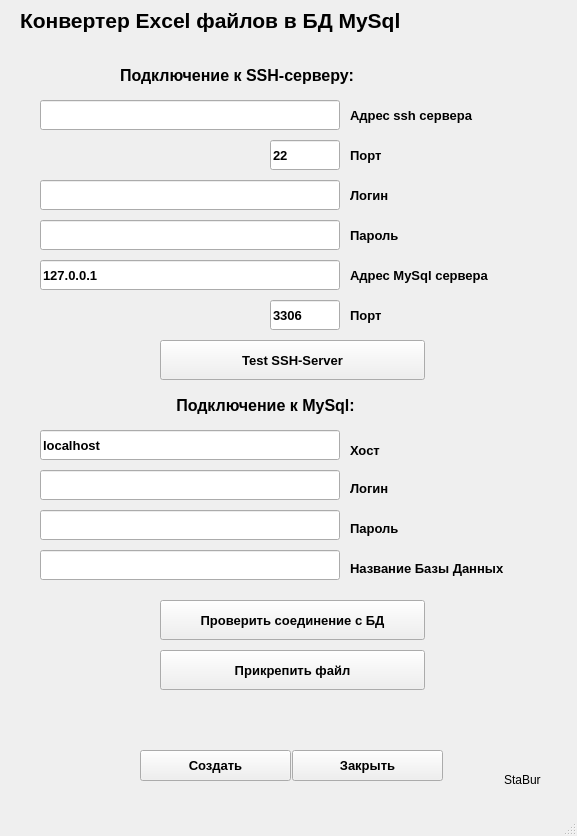
<?xml version="1.0" encoding="UTF-8"?>
<ui version="4.0">
 <class>MainWindow</class>
 <widget class="QMainWindow" name="MainWindow">
  <property name="geometry">
   <rect>
    <x>0</x>
    <y>0</y>
    <width>577</width>
    <height>836</height>
   </rect>
  </property>
  <property name="windowTitle">
   <string>Экспорт Excel файлов в БД MySql</string>
  </property>
  <widget class="QWidget" name="centralwidget">
   <widget class="QLabel" name="label">
    <property name="geometry">
     <rect>
      <x>20</x>
      <y>0</y>
      <width>521</width>
      <height>41</height>
     </rect>
    </property>
    <property name="font">
     <font>
      <pointsize>16</pointsize>
      <weight>75</weight>
      <bold>true</bold>
     </font>
    </property>
    <property name="text">
     <string>Конвертер Excel файлов в БД MySql</string>
    </property>
   </widget>
   <widget class="QLineEdit" name="lineEdit_7">
    <property name="geometry">
     <rect>
      <x>40</x>
      <y>430</y>
      <width>300</width>
      <height>30</height>
     </rect>
    </property>
    <property name="font">
     <font>
      <pointsize>10</pointsize>
      <weight>75</weight>
      <bold>true</bold>
     </font>
    </property>
    <property name="text">
     <string>localhost</string>
    </property>
   </widget>
   <widget class="QLineEdit" name="lineEdit_8">
    <property name="geometry">
     <rect>
      <x>40</x>
      <y>470</y>
      <width>300</width>
      <height>30</height>
     </rect>
    </property>
    <property name="font">
     <font>
      <pointsize>10</pointsize>
      <weight>75</weight>
      <bold>true</bold>
     </font>
    </property>
   </widget>
   <widget class="QLineEdit" name="lineEdit_9">
    <property name="geometry">
     <rect>
      <x>40</x>
      <y>510</y>
      <width>300</width>
      <height>30</height>
     </rect>
    </property>
    <property name="font">
     <font>
      <pointsize>10</pointsize>
      <weight>75</weight>
      <bold>true</bold>
     </font>
    </property>
   </widget>
   <widget class="QLineEdit" name="lineEdit_10">
    <property name="geometry">
     <rect>
      <x>40</x>
      <y>550</y>
      <width>300</width>
      <height>30</height>
     </rect>
    </property>
    <property name="font">
     <font>
      <pointsize>10</pointsize>
      <weight>75</weight>
      <bold>true</bold>
     </font>
    </property>
   </widget>
   <widget class="QLabel" name="label_2">
    <property name="geometry">
     <rect>
      <x>350</x>
      <y>440</y>
      <width>111</width>
      <height>21</height>
     </rect>
    </property>
    <property name="font">
     <font>
      <pointsize>10</pointsize>
      <weight>75</weight>
      <bold>true</bold>
     </font>
    </property>
    <property name="text">
     <string>Хост</string>
    </property>
   </widget>
   <widget class="QLabel" name="label_3">
    <property name="geometry">
     <rect>
      <x>350</x>
      <y>480</y>
      <width>55</width>
      <height>16</height>
     </rect>
    </property>
    <property name="font">
     <font>
      <pointsize>10</pointsize>
      <weight>75</weight>
      <bold>true</bold>
     </font>
    </property>
    <property name="text">
     <string>Логин</string>
    </property>
   </widget>
   <widget class="QLabel" name="label_4">
    <property name="geometry">
     <rect>
      <x>350</x>
      <y>520</y>
      <width>81</width>
      <height>16</height>
     </rect>
    </property>
    <property name="font">
     <font>
      <pointsize>10</pointsize>
      <weight>75</weight>
      <bold>true</bold>
     </font>
    </property>
    <property name="text">
     <string>Пароль</string>
    </property>
   </widget>
   <widget class="QLabel" name="label_5">
    <property name="geometry">
     <rect>
      <x>350</x>
      <y>560</y>
      <width>211</width>
      <height>16</height>
     </rect>
    </property>
    <property name="font">
     <font>
      <pointsize>10</pointsize>
      <weight>75</weight>
      <bold>true</bold>
     </font>
    </property>
    <property name="text">
     <string>Название Базы Данных</string>
    </property>
   </widget>
   <widget class="QPushButton" name="pushButton">
    <property name="geometry">
     <rect>
      <x>292</x>
      <y>750</y>
      <width>151</width>
      <height>31</height>
     </rect>
    </property>
    <property name="font">
     <font>
      <pointsize>10</pointsize>
      <weight>75</weight>
      <bold>true</bold>
     </font>
    </property>
    <property name="text">
     <string>Закрыть</string>
    </property>
   </widget>
   <widget class="QPushButton" name="pushButton_2">
    <property name="geometry">
     <rect>
      <x>160</x>
      <y>600</y>
      <width>265</width>
      <height>40</height>
     </rect>
    </property>
    <property name="font">
     <font>
      <pointsize>10</pointsize>
      <weight>75</weight>
      <bold>true</bold>
     </font>
    </property>
    <property name="text">
     <string>Проверить соединение с БД</string>
    </property>
   </widget>
   <widget class="QLabel" name="label_7">
    <property name="geometry">
     <rect>
      <x>20</x>
      <y>40</y>
      <width>511</width>
      <height>21</height>
     </rect>
    </property>
    <property name="font">
     <font>
      <pointsize>10</pointsize>
      <weight>75</weight>
      <bold>true</bold>
     </font>
    </property>
    <property name="text">
     <string/>
    </property>
    <property name="alignment">
     <set>Qt::AlignHCenter|Qt::AlignTop</set>
    </property>
   </widget>
   <widget class="QPushButton" name="pushButton_3">
    <property name="geometry">
     <rect>
      <x>160</x>
      <y>650</y>
      <width>265</width>
      <height>40</height>
     </rect>
    </property>
    <property name="font">
     <font>
      <pointsize>10</pointsize>
      <weight>75</weight>
      <bold>true</bold>
     </font>
    </property>
    <property name="text">
     <string>Прикрепить файл</string>
    </property>
   </widget>
   <widget class="QPushButton" name="pushButton_4">
    <property name="geometry">
     <rect>
      <x>140</x>
      <y>750</y>
      <width>151</width>
      <height>31</height>
     </rect>
    </property>
    <property name="font">
     <font>
      <pointsize>10</pointsize>
      <weight>75</weight>
      <bold>true</bold>
     </font>
    </property>
    <property name="text">
     <string>Создать</string>
    </property>
   </widget>
   <widget class="QLabel" name="label_6">
    <property name="geometry">
     <rect>
      <x>10</x>
      <y>700</y>
      <width>551</width>
      <height>40</height>
     </rect>
    </property>
    <property name="font">
     <font>
      <pointsize>10</pointsize>
      <weight>75</weight>
      <bold>true</bold>
     </font>
    </property>
    <property name="text">
     <string/>
    </property>
    <property name="alignment">
     <set>Qt::AlignHCenter|Qt::AlignTop</set>
    </property>
   </widget>
   <widget class="QLabel" name="label_8">
    <property name="geometry">
     <rect>
      <x>504</x>
      <y>770</y>
      <width>41</width>
      <height>20</height>
     </rect>
    </property>
    <property name="text">
     <string>StaBur</string>
    </property>
   </widget>
   <widget class="QLabel" name="label_9">
    <property name="geometry">
     <rect>
      <x>140</x>
      <y>390</y>
      <width>251</width>
      <height>31</height>
     </rect>
    </property>
    <property name="font">
     <font>
      <pointsize>12</pointsize>
      <weight>75</weight>
      <bold>true</bold>
     </font>
    </property>
    <property name="text">
     <string>Подключение к MySql:</string>
    </property>
    <property name="alignment">
     <set>Qt::AlignCenter</set>
    </property>
   </widget>
   <widget class="QLabel" name="label_10">
    <property name="geometry">
     <rect>
      <x>120</x>
      <y>60</y>
      <width>311</width>
      <height>31</height>
     </rect>
    </property>
    <property name="font">
     <font>
      <pointsize>12</pointsize>
      <weight>75</weight>
      <bold>true</bold>
     </font>
    </property>
    <property name="text">
     <string>Подключение к SSH-серверу:</string>
    </property>
   </widget>
   <widget class="QLineEdit" name="lineEdit">
    <property name="geometry">
     <rect>
      <x>40</x>
      <y>100</y>
      <width>300</width>
      <height>30</height>
     </rect>
    </property>
    <property name="font">
     <font>
      <pointsize>10</pointsize>
      <weight>75</weight>
      <bold>true</bold>
     </font>
    </property>
   </widget>
   <widget class="QLineEdit" name="lineEdit_2">
    <property name="geometry">
     <rect>
      <x>270</x>
      <y>140</y>
      <width>70</width>
      <height>30</height>
     </rect>
    </property>
    <property name="font">
     <font>
      <pointsize>10</pointsize>
      <weight>75</weight>
      <bold>true</bold>
     </font>
    </property>
    <property name="text">
     <string>22</string>
    </property>
   </widget>
   <widget class="QLineEdit" name="lineEdit_3">
    <property name="geometry">
     <rect>
      <x>40</x>
      <y>180</y>
      <width>300</width>
      <height>30</height>
     </rect>
    </property>
    <property name="font">
     <font>
      <pointsize>10</pointsize>
      <weight>75</weight>
      <bold>true</bold>
     </font>
    </property>
   </widget>
   <widget class="QLineEdit" name="lineEdit_4">
    <property name="geometry">
     <rect>
      <x>40</x>
      <y>220</y>
      <width>300</width>
      <height>30</height>
     </rect>
    </property>
    <property name="font">
     <font>
      <pointsize>10</pointsize>
      <weight>75</weight>
      <bold>true</bold>
     </font>
    </property>
   </widget>
   <widget class="QLineEdit" name="lineEdit_5">
    <property name="geometry">
     <rect>
      <x>40</x>
      <y>260</y>
      <width>300</width>
      <height>30</height>
     </rect>
    </property>
    <property name="font">
     <font>
      <pointsize>10</pointsize>
      <weight>75</weight>
      <bold>true</bold>
     </font>
    </property>
    <property name="text">
     <string>127.0.0.1</string>
    </property>
    <property name="cursorPosition">
     <number>9</number>
    </property>
   </widget>
   <widget class="QLineEdit" name="lineEdit_6">
    <property name="geometry">
     <rect>
      <x>270</x>
      <y>300</y>
      <width>70</width>
      <height>30</height>
     </rect>
    </property>
    <property name="font">
     <font>
      <pointsize>10</pointsize>
      <weight>75</weight>
      <bold>true</bold>
     </font>
    </property>
    <property name="text">
     <string>3306</string>
    </property>
   </widget>
   <widget class="QLabel" name="label_11">
    <property name="geometry">
     <rect>
      <x>350</x>
      <y>105</y>
      <width>171</width>
      <height>21</height>
     </rect>
    </property>
    <property name="font">
     <font>
      <pointsize>10</pointsize>
      <weight>75</weight>
      <bold>true</bold>
     </font>
    </property>
    <property name="text">
     <string>Адрес ssh сервера</string>
    </property>
   </widget>
   <widget class="QLabel" name="label_12">
    <property name="geometry">
     <rect>
      <x>350</x>
      <y>145</y>
      <width>51</width>
      <height>21</height>
     </rect>
    </property>
    <property name="font">
     <font>
      <pointsize>10</pointsize>
      <weight>75</weight>
      <bold>true</bold>
     </font>
    </property>
    <property name="text">
     <string>Порт</string>
    </property>
   </widget>
   <widget class="QLabel" name="label_13">
    <property name="geometry">
     <rect>
      <x>350</x>
      <y>185</y>
      <width>61</width>
      <height>21</height>
     </rect>
    </property>
    <property name="font">
     <font>
      <pointsize>10</pointsize>
      <weight>75</weight>
      <bold>true</bold>
     </font>
    </property>
    <property name="text">
     <string>Логин</string>
    </property>
   </widget>
   <widget class="QLabel" name="label_14">
    <property name="geometry">
     <rect>
      <x>350</x>
      <y>225</y>
      <width>71</width>
      <height>21</height>
     </rect>
    </property>
    <property name="font">
     <font>
      <pointsize>10</pointsize>
      <weight>75</weight>
      <bold>true</bold>
     </font>
    </property>
    <property name="text">
     <string>Пароль</string>
    </property>
   </widget>
   <widget class="QLabel" name="label_15">
    <property name="geometry">
     <rect>
      <x>350</x>
      <y>265</y>
      <width>191</width>
      <height>20</height>
     </rect>
    </property>
    <property name="font">
     <font>
      <pointsize>10</pointsize>
      <weight>75</weight>
      <bold>true</bold>
     </font>
    </property>
    <property name="text">
     <string>Адрес MySql сервера</string>
    </property>
   </widget>
   <widget class="QLabel" name="label_16">
    <property name="geometry">
     <rect>
      <x>350</x>
      <y>305</y>
      <width>51</width>
      <height>21</height>
     </rect>
    </property>
    <property name="font">
     <font>
      <pointsize>10</pointsize>
      <weight>75</weight>
      <bold>true</bold>
     </font>
    </property>
    <property name="text">
     <string>Порт</string>
    </property>
   </widget>
   <widget class="QPushButton" name="pushButton_5">
    <property name="geometry">
     <rect>
      <x>160</x>
      <y>340</y>
      <width>265</width>
      <height>40</height>
     </rect>
    </property>
    <property name="font">
     <font>
      <pointsize>10</pointsize>
      <weight>75</weight>
      <bold>true</bold>
     </font>
    </property>
    <property name="text">
     <string>Test SSH-Server</string>
    </property>
   </widget>
  </widget>
  <widget class="QMenuBar" name="menubar">
   <property name="geometry">
    <rect>
     <x>0</x>
     <y>0</y>
     <width>577</width>
     <height>26</height>
    </rect>
   </property>
  </widget>
  <widget class="QStatusBar" name="statusbar"/>
 </widget>
 <resources/>
 <connections/>
</ui>
